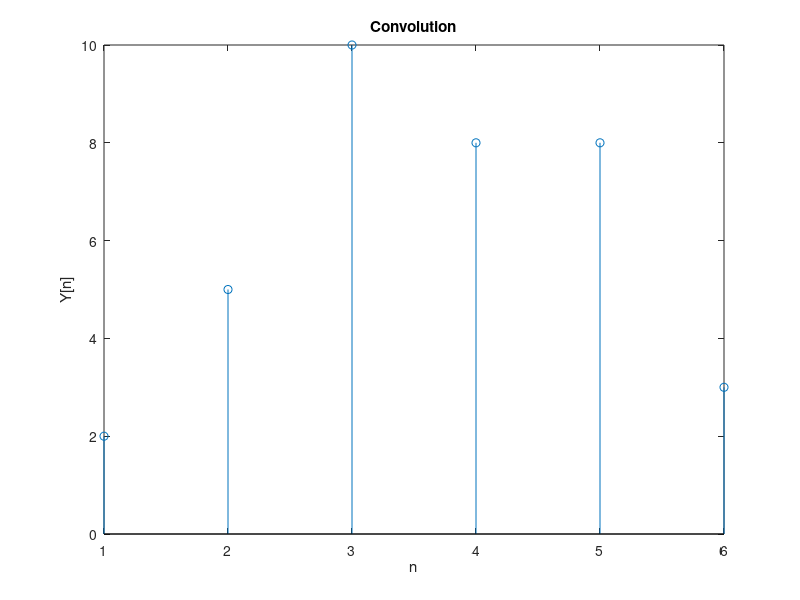

Here is the MATLAB script that generated this plot:
clc;
clear all;
close all;
x = [2 1 2 1];
y = [1 2 3]; 
n=3;
m=4;
X=[x,zeros(1,m)]; 
H=[y,zeros(1,n)]; 
for i=1:n+m-1 
    Y(i)=0; 
    for j=1:m    
        if(i-j+1>0) 
            Y(i)=Y(i)+X(j)*H(i-j+1); 
        else 
            end 
    end 
end 
Y 
stem(Y); 
ylabel('Y[n]'); 
xlabel('n'); 
title('Convolution');